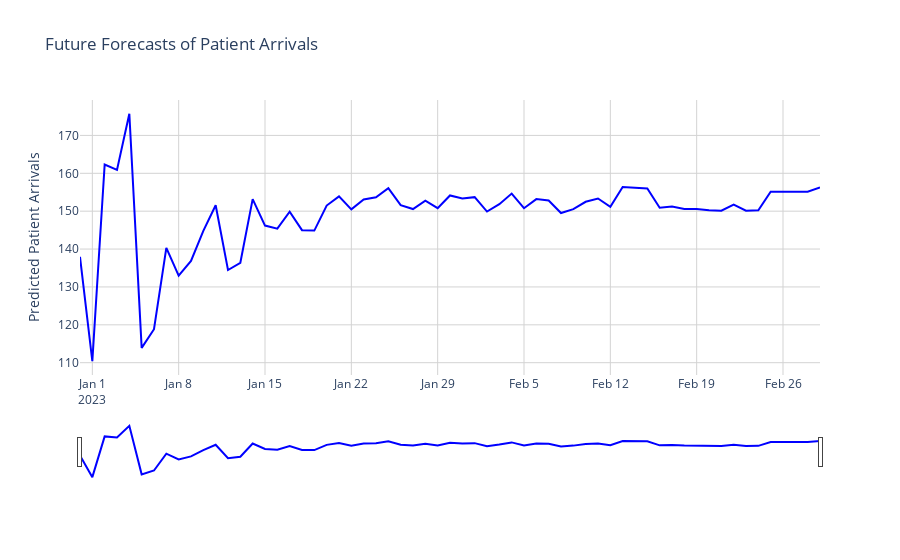

Write notebook code for a chart like this one.
### Code cell
# Create a new figure
fig = go.Figure()

fig.add_trace(go.Scatter(x=future_with_features.index, y=future_with_features['pred'],
                         name='Predicted Patient Arrivals',
                         line=dict(color='blue', width=2),
                         hovertemplate='<b>Date</b>: %{x|%m-%d-%Y}<br>' +
                                       '<b>Patients</b>: %{y}<br>' +
                                       '<b>Day of Week</b>: %{x| %A}<extra></extra>'))

fig.update_layout(
    title='Future Forecasts of Patient Arrivals',
    xaxis=dict(
        rangeslider=dict(visible=True),
        type='date'
    ),
    yaxis_title='Predicted Patient Arrivals',
    template='plotly_white'
)

fig.update_xaxes(showgrid=True, gridwidth=1, gridcolor='lightgrey')
fig.update_yaxes(showgrid=True, gridwidth=1, gridcolor='lightgrey')

fig.show()

### Figure 1 — Plotly figure (JSON) as saved in the notebook; plotly's stock layout.template omitted (floating-point values rounded to 4 significant figures)
{"data": [{"hovertemplate": "<b>Date</b>: %{x|%m-%d-%Y}<br><b>Patients</b>: %{y}<br><b>Day of Week</b>: %{x| %A}<extra></extra>", "line": {"color": "blue", "width": 2}, "name": "Predicted Patient Arrivals", "type": "scatter", "x": ["2022-12-31T00:00:00", "2023-01-01T00:00:00", "2023-01-02T00:00:00", "2023-01-03T00:00:00", "2023-01-04T00:00:00", "2023-01-05T00:00:00", "2023-01-06T00:00:00", "2023-01-07T00:00:00", "2023-01-08T00:00:00", "2023-01-09T00:00:00", "2023-01-10T00:00:00", "2023-01-11T00:00:00", "2023-01-12T00:00:00", "2023-01-13T00:00:00", "2023-01-14T00:00:00", "2023-01-15T00:00:00", "2023-01-16T00:00:00", "2023-01-17T00:00:00", "2023-01-18T00:00:00", "2023-01-19T00:00:00", "2023-01-20T00:00:00", "2023-01-21T00:00:00", "2023-01-22T00:00:00", "2023-01-23T00:00:00", "2023-01-24T00:00:00", "2023-01-25T00:00:00", "2023-01-26T00:00:00", "2023-01-27T00:00:00", "2023-01-28T00:00:00", "2023-01-29T00:00:00", "2023-01-30T00:00:00", "2023-01-31T00:00:00", "2023-02-01T00:00:00", "2023-02-02T00:00:00", "2023-02-03T00:00:00", "2023-02-04T00:00:00", "2023-02-05T00:00:00", "2023-02-06T00:00:00", "2023-02-07T00:00:00", "2023-02-08T00:00:00", "2023-02-09T00:00:00", "2023-02-10T00:00:00", "2023-02-11T00:00:00", "2023-02-12T00:00:00", "2023-02-13T00:00:00", "2023-02-14T00:00:00", "2023-02-15T00:00:00", "2023-02-16T00:00:00", "2023-02-17T00:00:00", "2023-02-18T00:00:00", "2023-02-19T00:00:00", "2023-02-20T00:00:00", "2023-02-21T00:00:00", "2023-02-22T00:00:00", "2023-02-23T00:00:00", "2023-02-24T00:00:00", "2023-02-25T00:00:00", "2023-02-26T00:00:00", "2023-02-27T00:00:00", "2023-02-28T00:00:00", "2023-03-01T00:00:00"], "y": [137.9, 110.4, 162.3, 160.9, 175.7, 113.9, 118.8, 140.3, 133.0, 136.9, 144.8, 151.6, 134.5, 136.4, 153.2, 146.2, 145.4, 149.9, 145.0, 144.9, 151.5, 153.9, 150.5, 153.1, 153.7, 156.1, 151.6, 150.6, 152.8, 150.8, 154.1, 153.4, 153.7, 149.9, 151.8, 154.6, 150.8, 153.2, 152.8, 149.5, 150.5, 152.5, 153.3, 151.2, 156.4, 156.2, 156.0, 150.9, 151.3, 150.6, 150.6, 150.2, 150.1, 151.7, 150.1, 150.2, 155.1, 155.1, 155.1, 155.1, 156.3]}], "layout": {"title": {"text": "Future Forecasts of Patient Arrivals"}, "xaxis": {"gridcolor": "lightgrey", "gridwidth": 1, "rangeslider": {"visible": true}, "showgrid": true, "type": "date"}, "yaxis": {"gridcolor": "lightgrey", "gridwidth": 1, "showgrid": true, "title": {"text": "Predicted Patient Arrivals"}}}}
